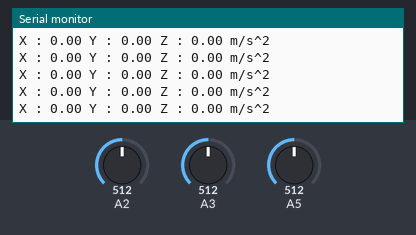
Recording of a sketch running on a simulated Arduino Uno, built with avr-gcc and run on an emulated ATmega328P. On the bench: the last lines printed to the serial monitor. The test bench sets the inputs (shaded band); at power-on: A2 = 512, A3 = 512, A5 = 512.

Above: at 1.2 s.
1.3 s: A2 set to 315
At 1.33 s:
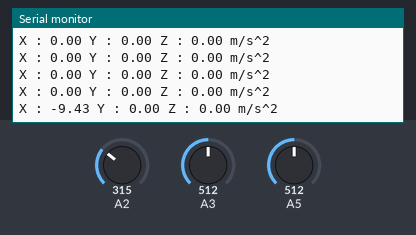
4.3 s: A2 set to 295
At 4.38 s:
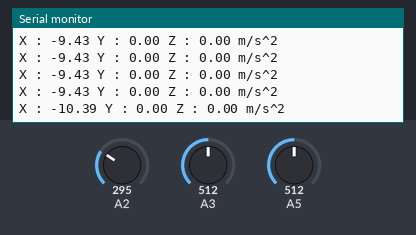
7.3 s: A2 set to 499
At 7.33 s:
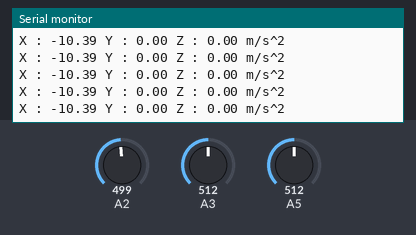
10.3 s: A2 set to 522
At 10.39 s:
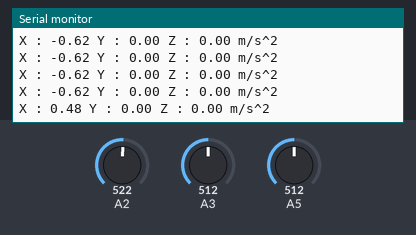
Timing chart, 0 to 13.3 s (numbered marks = the images above; inputs shaded):
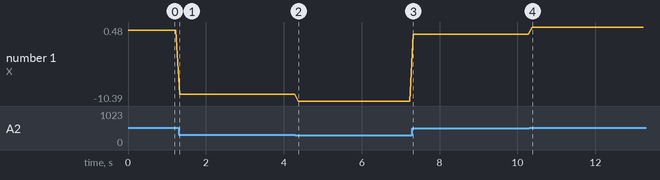

Measured:
- after the input at 1.3 s, the serial monitor: prints a new line at once (image 1)
- after the input at 4.3 s, the serial monitor: prints a new line after 0.08 s (image 2)
- after the input at 10.3 s, the serial monitor: prints a new line after 0.08 s (image 4)
- plotted number 1: 0 → -9.43 after the input at 1.3 s, -9.43 → -10.39 after the input at 4.3 s, -10.39 → -0.62 after the input at 7.3 s, -0.62 → 0.48 after the input at 10.3 s

The sketch:

accel_sensor_KXR94-2050_Arduino.ino
```cpp
/*
 * https://www.petitmonte.com/robot/howto_kxr94_2050.html
 */

void setup() {
  Serial.begin(9600);
}

void loop() {
  // 地球の重力である1Gの加速度(m/s^2)
  float ms2 = 9.80665;

  // 電源電圧5V時のオフセット電圧(0G = 2.5V = 2500mV)
  float offset_voltage = 2500.0;

  // XYZの電圧(mV)を取得する
  float x =  (analogRead(A2) / 1024.0) * 5.0 * 1000;
  float y =  (analogRead(A3) / 1024.0) * 5.0 * 1000;
  float z =  (analogRead(A5) / 1024.0) * 5.0 * 1000;

  // XYZからオフセット電圧を引いた電圧を求める
  x = x - offset_voltage;
  y = y - offset_voltage;
  z = z - offset_voltage;

  // XYZから重力を求める
  float xg = x / 1000.0;
  float yg = y / 1000.0;
  float zg = z / 1000.0;

  // XYZの重力から加速度(m/s^2)を算出して出力する
  Serial.print("X : ");
  Serial.print(xg * ms2);
  Serial.print(" Y : ");
  Serial.print(yg * ms2);
  Serial.print(" Z : ");
  Serial.print(zg * ms2);
  Serial.println(" m/s^2");

  delay(100);
}
```
